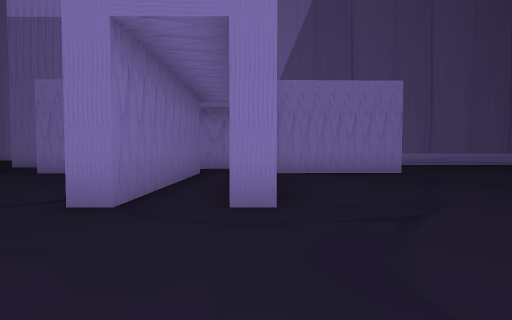
view 1 (above)

23 first-person views from a walk through a scene from a Unity 3-D project. The camera is 1.2 m above the floor, tilts 2° down and sees 90° across. The floor is counted in squares, 2 m on a side. Each view is taken from the middle of a square. On the plan, view 1 faces up. The plan holds only what a view shows up to about 9 squares ahead; the rest is blank. The place goes on beyond the plan. The player character is not drawn.

view 2
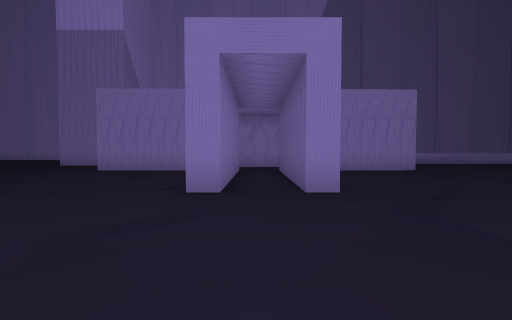

view 3
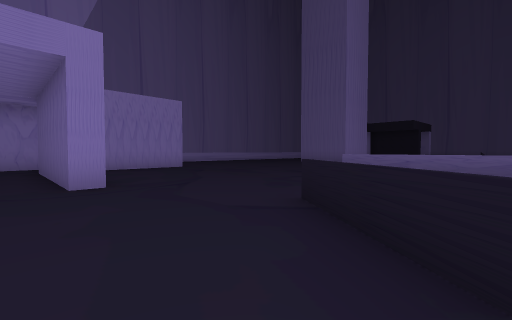

view 4
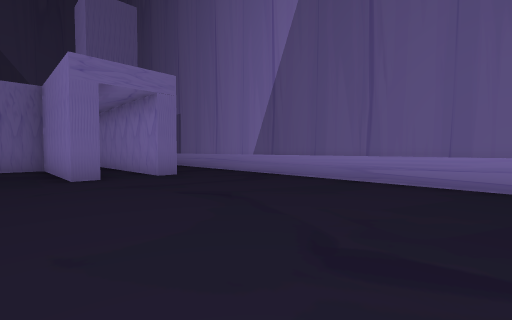

view 5
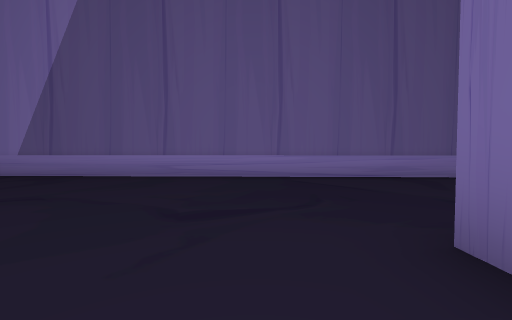

view 6
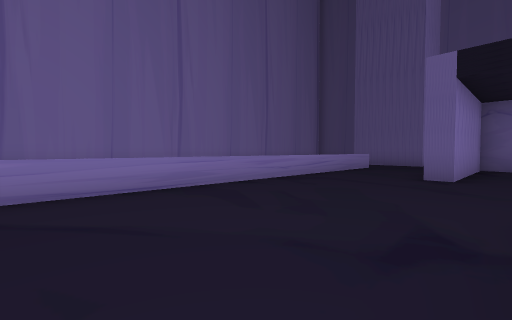

view 7
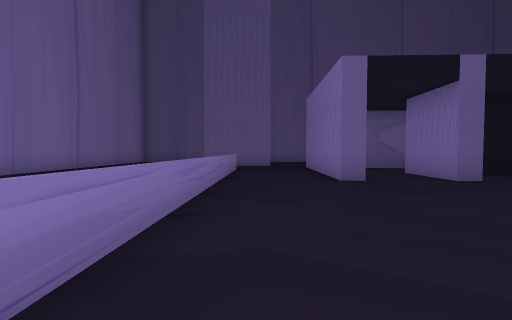

view 8
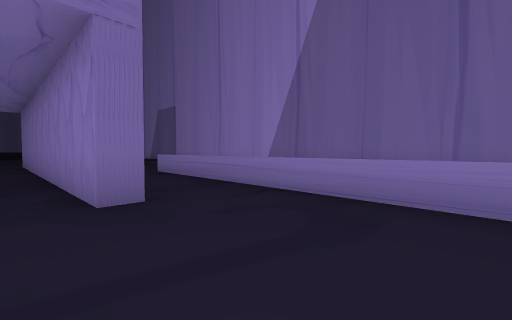

view 9
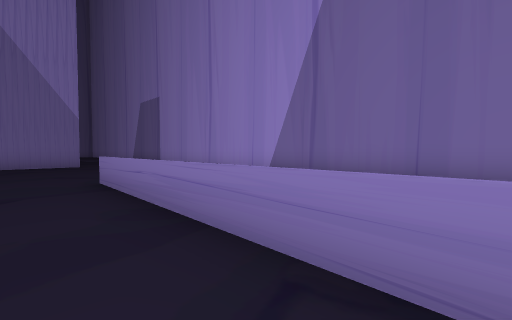

view 10
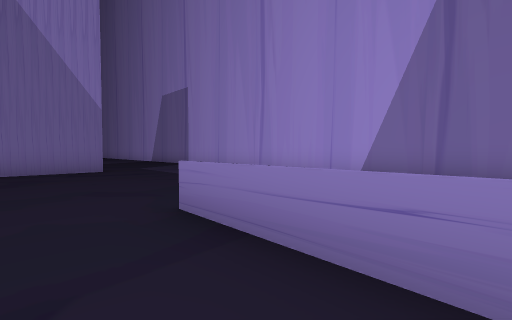

view 11
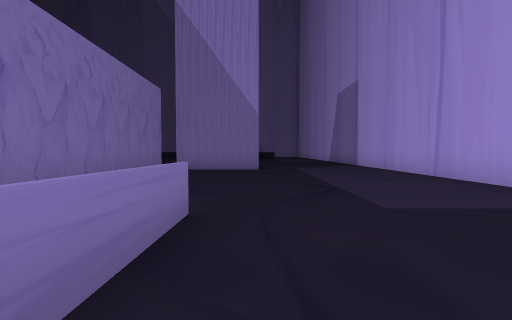

view 12
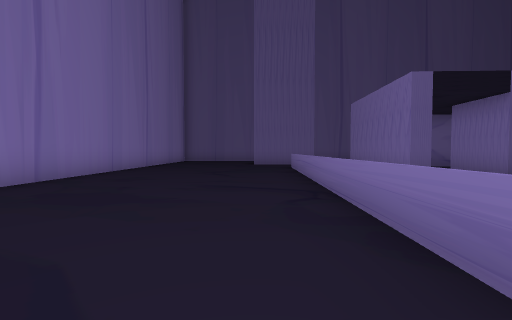

view 13
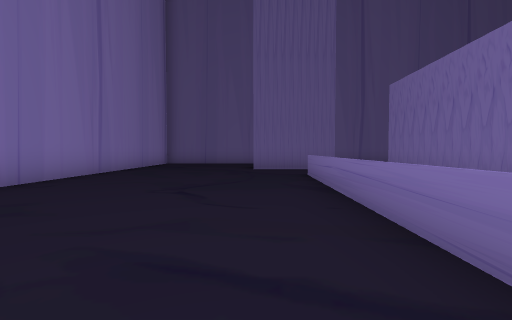

view 14
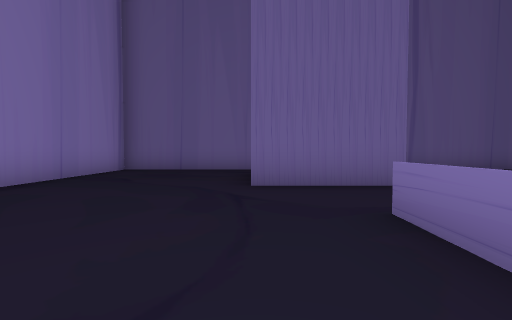

view 15
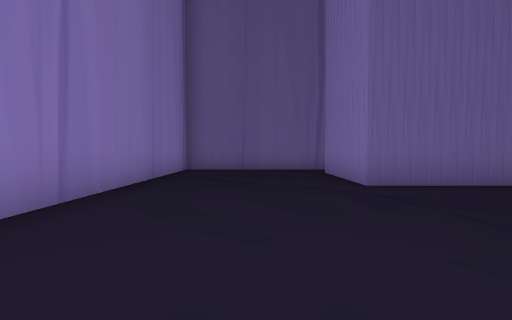

view 16
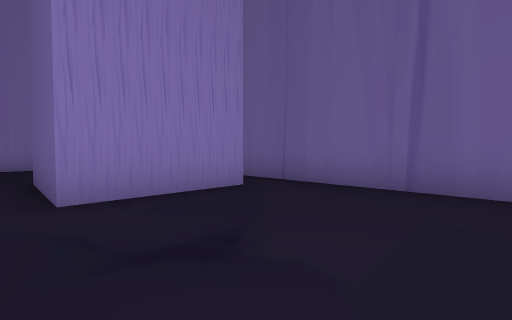

view 17
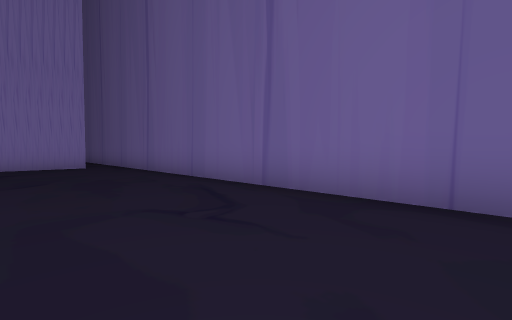

view 18
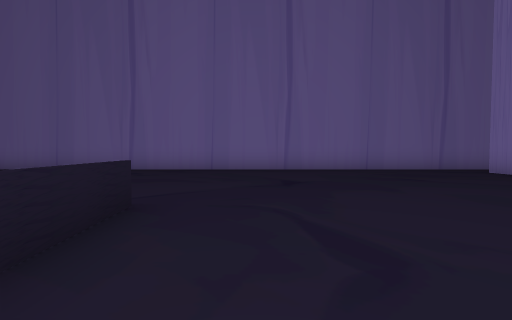

view 19
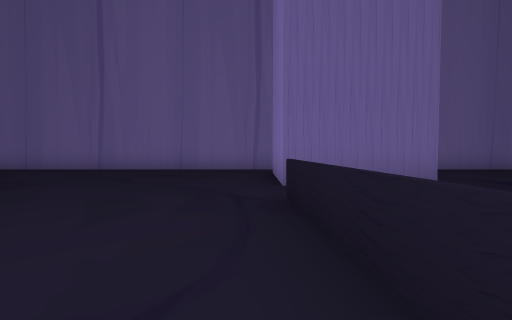

view 20
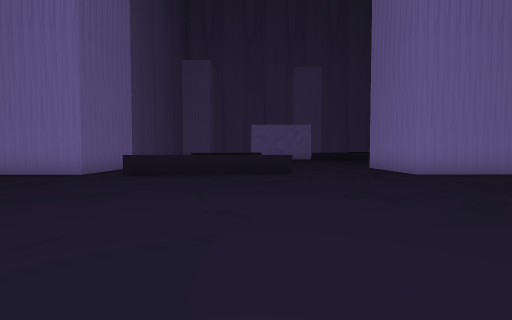

view 21
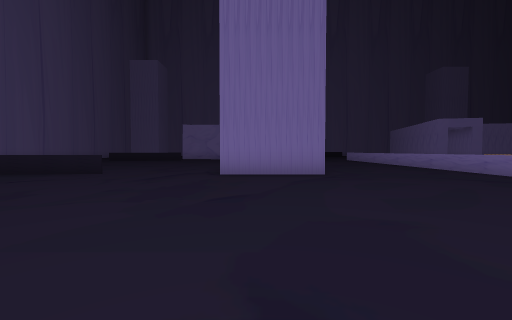

view 22
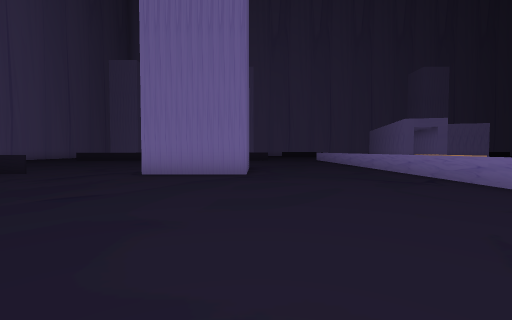

view 23
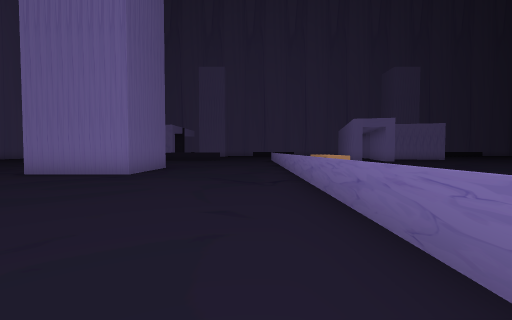

### Floor plan
Key: @ floor where view 1 was taken; # wall or solid block; . floor; = window, fence, low wall or low ledge; ^ raised ledge; H house.
Columns run from 7 left of view 1 to 27 right of it. Each row starts with its distance up from view 1.
 17 ###################################
 16 ......                ............#
 15 .......              .............#
 14 ........            ..............#
 13 .........          ...............#
 12 #.........        ............###.#
 11 #......=====================..### #
 10 ##............................###.#
  9  HHHHHHHHHHH......................#
  8 .........................####.....#
  7 ..HHHH.HHHHH................#.....#
  6 .....H.H...........#   ..##.#.....#
  5 .....H.H.....    .      .. .# ....#
  4  ....H.H......           #    ....#
  3   ...H.H......                ....#
  2    .......... =               ....#
  1     ........  =               ....#
  0      ..@==    =             ......#
 -1       ..=     =           ==......#
 -2       .==     =.  . .    .........#
 -3               =.......  ..........#
 -4               =...................#
 -5               =...................#
 -6               =...................#
 -7               =...................#
 -8              ^=............==.....#
 -9         ..   ^=....###..==== .###.#
-10        ...    =....###....   .#   #
-11        ..     =....###....    #

Where each view was taken, in squares from view 1:
view 1: 0 up, 0 right, facing up
view 2: 1 down, 1 left, facing up
view 3: 2 down, 1 left, facing up-right
view 4: 6 up, 10 right, facing up-left
view 5: 5 up, 10 right, facing up
view 6: 7 up, 11 right, facing up-right
view 7: 10 up, 12 right, facing right
view 8: 8 up, 7 right, facing up-left
view 9: 10 up, 5 right, facing up-left
view 10: 10 up, 2 right, facing up-left
view 11: 12 up, 2 right, facing left
view 12: 12 up, 11 right, facing right
view 13: 12 up, 14 right, facing right
view 14: 12 up, 18 right, facing right
view 15: 14 up, 18 right, facing right
view 16: 6 up, 22 right, facing up-right
view 17: 1 down, 23 right, facing up-right
view 18: 2 down, 18 right, facing right
view 19: 8 down, 18 right, facing right
view 20: 2 down, 18 right, facing down
view 21: 2 down, 13 right, facing down
view 22: 2 down, 11 right, facing down
view 23: 2 down, 8 right, facing down
